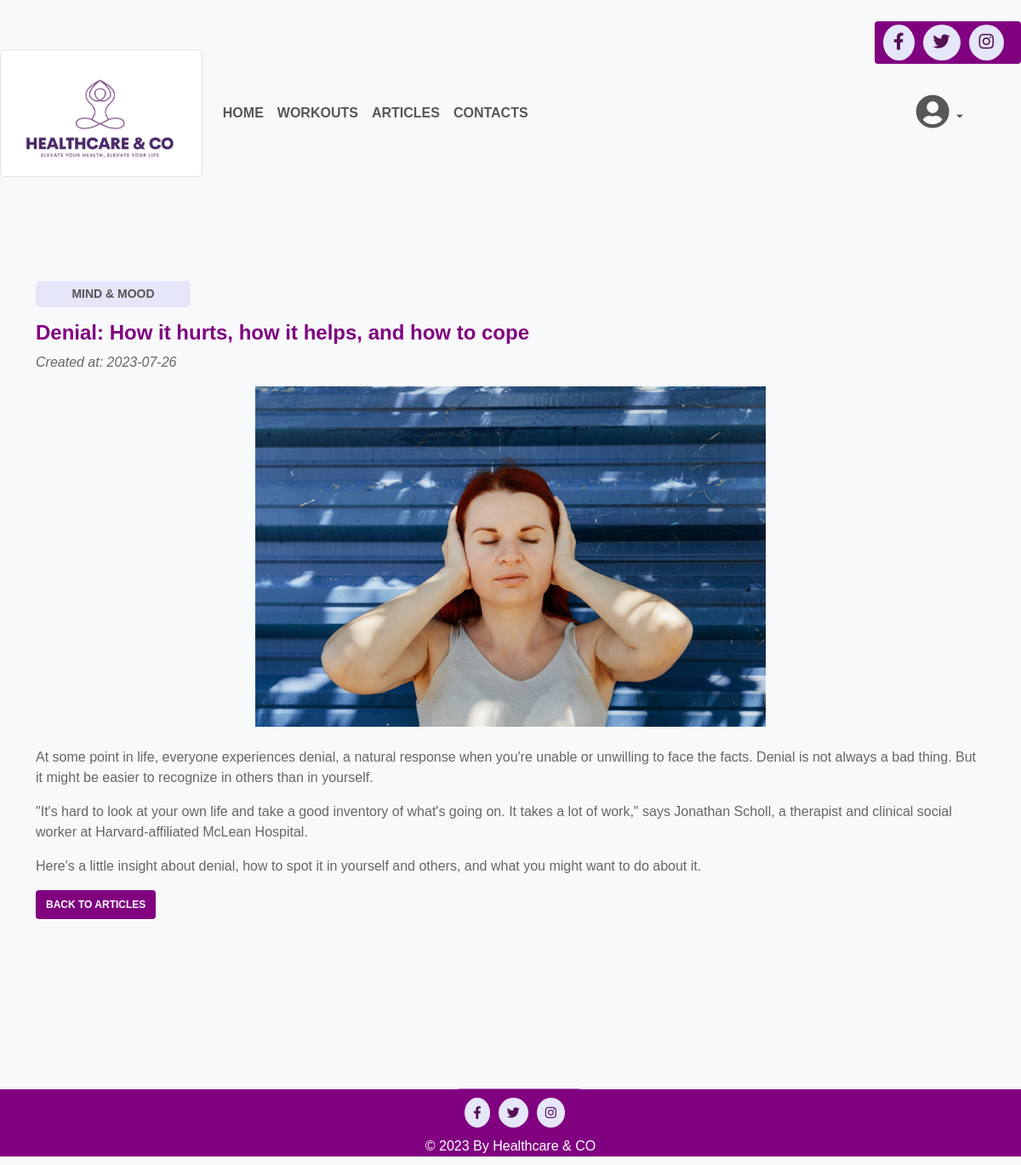
The app's page /article/11 with its own data.
### tables this page shows
CREATE TABLE articles (
    id INTEGER PRIMARY KEY,
    title VARCHAR(100) NOT NULL,
    content TEXT NOT NULL,
    category VARCHAR(50) NOT NULL,
image_path VARCHAR(100) NOT NULL,
    created_at DATETIME DEFAULT CURRENT_TIMESTAMP
);

### app.py (the view)
@app.route('/article/<int:article_id>')
def show_article(article_id):
    article = get_article_by_id(db, article_id)
    if not article:
        flash("danger", "Article not found")
        return render_template('article_details.html')
    else:
        paragraphs = article['content'].split('|')
        created_at = article['created_at'][:10]
        return render_template('article_details.html', article=article, paragraphs=paragraphs, created_at=created_at)

### helpers.py (called while the page is built)
def get_article_by_id(db, article_id):
    articles = db.execute("SELECT * FROM articles WHERE id = ?;", article_id)
    return articles[0]

### templates/article_details.html (shortened to what this page needs)
{% extends "layout.html" %}
{% block content %}
<div class="container" style="padding-top: 100px;">
    <p class="card-category card-highlight">{{ article['category'].upper() }}</p>
    <h1 class="card-article-title">{{ article['title'] }}</h1>
    <p><em>Created at: {{ created_at }}</em></p>
    <div class="text-center">
        <img src="{{ url_for('static', filename=article['image_path']) }}" alt="{{ article['title'] }}" style="height: 400px; width: 600px;">
    </div>
    <div class="article-content mt-4">
        {% for paragraph in paragraphs %}
            <p>{{ paragraph }}</p>
        {% endfor %}
    </div>
    <a href="{{ url_for('articles') }}" class="btn articles-btn">Back to Articles</a>
</div>
{% endblock %}

### static/css/styles.css (style rules this page uses)
body { background-color: #f8f9fa; font-family: Helvetica, Arial, sans-serif; }
.container { margin-top: 50px; }
h1 { color: #333; font-size: 24px; }
p { color: #666; }
.card-category { font-size: 14px; font-weight: bold; color: #555; text-align: center; width: 182px; height: 31px; }
.card-highlight { background-color: #E6E6FA; padding: 5px; border-radius: 5px; }
.card-article-title { font-weight: bold; color: #800080; }
.articles-btn { color: #ffffff; font-weight: bold; text-transform: uppercase; background: #800080; padding: 8px 12px; font-size: 12px; border: none; border-radius: 4px; }

### records on screen
articles: category "MIND & MOOD", title "Denial: How it hurts, how it helps, and how to cope", image_path (picture)

### other values on screen
{{ created_at }} "2023-07-26"
{{ paragraph }} "Here's a little insight about denial, how to spot it in yourself and others, and what you might want to do about it."
